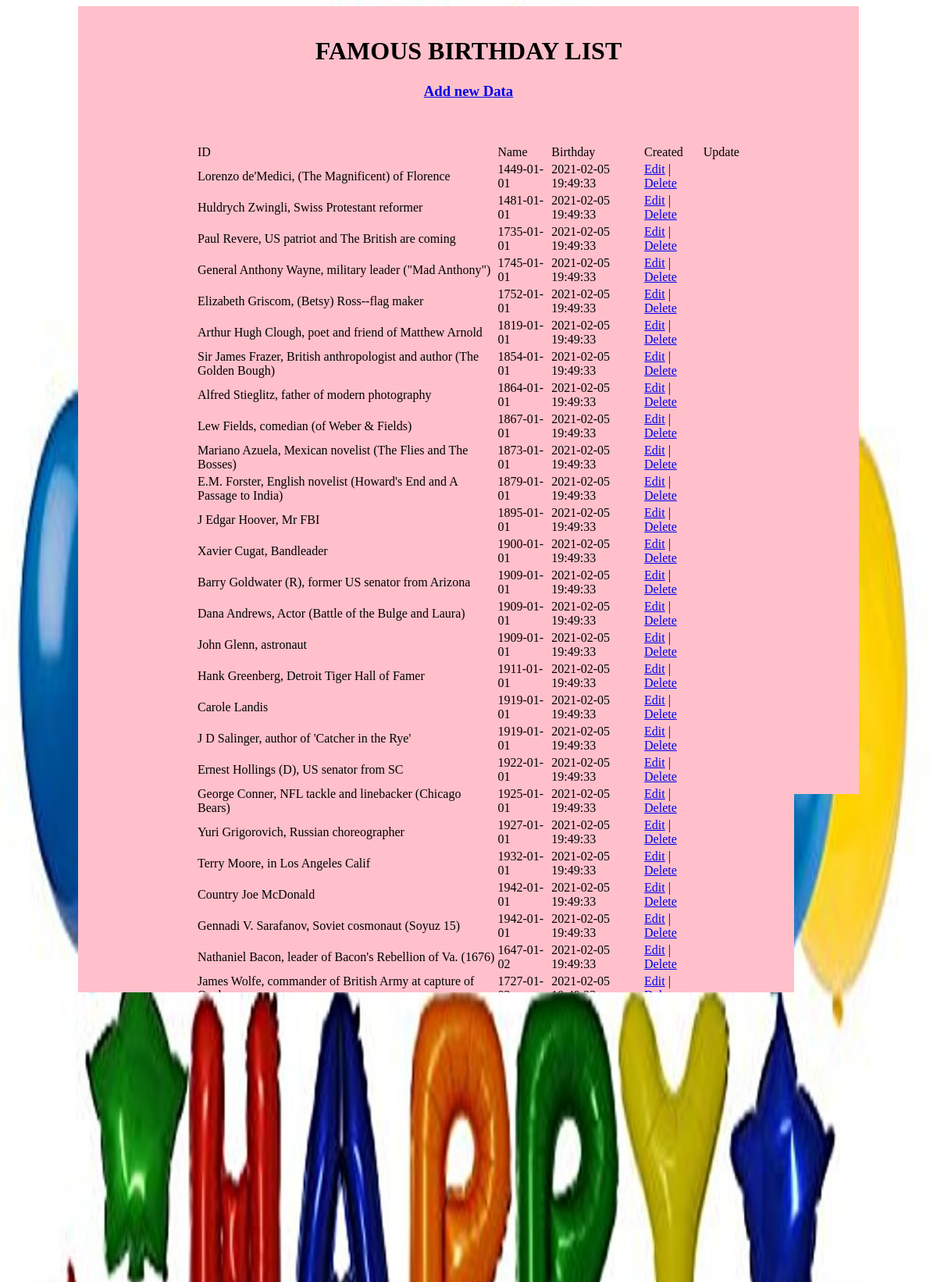
Page /indexfbd.php (upper part) on the committed database.
### tables this page shows
CREATE TABLE IF NOT EXISTS `birthdays` (
  `ID` smallint(5) unsigned NOT NULL auto_increment,
  `birthday` date NOT NULL default '0000-00-00',
  `Name` varchar(255) NOT NULL,
  `created_at` DATETIME NOT NULL DEFAULT CURRENT_TIMESTAMP,
  PRIMARY KEY  (`ID`)
);

### indexfbd.php (the view, shortened to what this page needs)
<?php
	include_once("config.php");
	$result = mysqli_query($mysqli, "SELECT * FROM birthdays");
?>
<!DOCTYPE html>
<html lang="en">
<head>
    <link id="theme-style" rel="stylesheet" href="css/Style.css">
</head>
<body style="background-image: url('image/indexfbdbg.jpeg'); background-repeat: no-repeat; background-attachment: fixed; background-size: 100% 100%;">
<div class="container mx-auto rounded pl-5 pr-5 pt-5 pb-5 ml-5 mr-5 mb-5 mt-5" style="background-color: pink;"><br>
<h1><?php echo "FAMOUS BIRTHDAY LIST"; ?></h1>
	<h3><a href="add.html">Add new Data</a></h3><br/><br/>
    <table>
		<tr>
			<td class="pl-2">ID </td>
			<td class="pl-2">Name </td>
			<td class="pl-4">Birthday </td>
			<td class="pl-5">Created</td>
			<td class="pl-5">Update</td>
		</tr>
</div>
        <?php
while( $res = mysqli_fetch_array($result)){
    echo "<tr>";
    echo "<td>".$res['Name']."</td>";
    echo "<td>".$res['birthday']."</td>";
    echo "<td>".$res['created_at']."</td>";
    echo "<td><a href=\"edit.php?id=$res[ID]\">Edit</a> | <a href=\"delete.php?id=$res[ID]\" onClick=\"return confirm('Are you sure you want to delete this record?')\">Delete</a></td>";
    echo "</tr>";
}
?>
	</table><br><br>
</body>
</html>

### css/Style.css (style rules this page uses)
body { margin-right : 100px; margin-left : 100px; }
h1 { text-align: center; }
h3 { text-align : center; }
table { margin-right : 150px; margin-left : 150px; }

### rows in the picture
birthdays: Name "Lorenzo de'Medici, (The Magnificent) of Florence", birthday "1449-01-01", created_at "2021-02-05 19:49:33"
birthdays: Name "Huldrych Zwingli, Swiss Protestant reformer", birthday "1481-01-01", created_at "2021-02-05 19:49:33"
birthdays: Name "Paul Revere, US patriot and The British are coming", birthday "1735-01-01", created_at "2021-02-05 19:49:33"
birthdays: Name "General Anthony Wayne, military leader (\"Mad Anthony\")", birthday "1745-01-01", created_at "2021-02-05 19:49:33"
birthdays: Name "Elizabeth Griscom, (Betsy) Ross--flag maker", birthday "1752-01-01", created_at "2021-02-05 19:49:33"
birthdays: Name "Arthur Hugh Clough, poet and friend of Matthew Arnold", birthday "1819-01-01", created_at "2021-02-05 19:49:33"
birthdays: Name "Sir James Frazer, British anthropologist and author (The Golden Bough)", birthday "1854-01-01", created_at "2021-02-05 19:49:33"
birthdays: Name "Alfred Stieglitz, father of modern photography", birthday "1864-01-01", created_at "2021-02-05 19:49:33"
birthdays: Name "Lew Fields, comedian (of Weber & Fields)", birthday "1867-01-01", created_at "2021-02-05 19:49:33"
birthdays: Name "Mariano Azuela, Mexican novelist (The Flies and The Bosses)", birthday "1873-01-01", created_at "2021-02-05 19:49:33"
birthdays: Name "E.M. Forster, English novelist (Howard's End and A Passage to India)", birthday "1879-01-01", created_at "2021-02-05 19:49:33"
birthdays: Name "J Edgar Hoover, Mr FBI", birthday "1895-01-01", created_at "2021-02-05 19:49:33"
birthdays: Name "Xavier Cugat, Bandleader", birthday "1900-01-01", created_at "2021-02-05 19:49:33"
birthdays: Name "Barry Goldwater (R), former US senator from Arizona", birthday "1909-01-01", created_at "2021-02-05 19:49:33"
birthdays: Name "Dana Andrews, Actor (Battle of the Bulge and Laura)", birthday "1909-01-01", created_at "2021-02-05 19:49:33"
birthdays: Name "John Glenn, astronaut", birthday "1909-01-01", created_at "2021-02-05 19:49:33"
birthdays: Name "Hank Greenberg, Detroit Tiger Hall of Famer", birthday "1911-01-01", created_at "2021-02-05 19:49:33"
birthdays: Name "Carole Landis", birthday "1919-01-01", created_at "2021-02-05 19:49:33"
birthdays: Name "J D Salinger, author of 'Catcher in the Rye'", birthday "1919-01-01", created_at "2021-02-05 19:49:33"
birthdays: Name "Ernest Hollings (D), US senator from SC", birthday "1922-01-01", created_at "2021-02-05 19:49:33"
birthdays: Name "George Conner, NFL tackle and linebacker (Chicago Bears)", birthday "1925-01-01", created_at "2021-02-05 19:49:33"
birthdays: Name "Yuri Grigorovich, Russian choreographer", birthday "1927-01-01", created_at "2021-02-05 19:49:33"
birthdays: Name "Terry Moore, in Los Angeles Calif", birthday "1932-01-01", created_at "2021-02-05 19:49:33"
birthdays: Name "Country Joe McDonald", birthday "1942-01-01", created_at "2021-02-05 19:49:33"
birthdays: Name "Gennadi V. Sarafanov, Soviet cosmonaut (Soyuz 15)", birthday "1942-01-01", created_at "2021-02-05 19:49:33"
birthdays: Name "Nathaniel Bacon, leader of Bacon's Rebellion of Va. (1676)", birthday "1647-01-02", created_at "2021-02-05 19:49:33"
birthdays: Name "James Wolfe, commander of British Army at capture of Quebec", birthday "1727-01-02", created_at "2021-02-05 19:49:33"
birthdays: Name "Helen Herron Taft, 1st lady", birthday "1861-01-02", created_at "2021-02-05 19:49:33"
birthdays: Name "Lucia Zarate, became lightest known adult human (2.1 kg at 17)", birthday "1863-01-02", created_at "2021-02-05 19:49:33"
birthdays: Name "Isaac Asimov, scientist-writer", birthday "1920-01-02", created_at "2021-02-05 19:49:33"
birthdays: Name "Renata Tebaldi, lyric soprano", birthday "1922-01-02", created_at "2021-02-05 19:49:33"
birthdays: Name "Gino Marchetti, NFL defensive end (Dallas Texans and Baltimore Colts)", birthday "1927-01-02", created_at "2021-02-05 19:49:33"
birthdays: Name "Richard Belmont Ray, Democrat-Georgia", birthday "1927-01-02", created_at "2021-02-05 19:49:33"
birthdays: Name "Roger Miller, singer (King of the Road)", birthday "1936-01-02", created_at "2021-02-05 19:49:33"
birthdays: Name "Cicero, Roman statesman", birthday "0106-01-03", created_at "2021-02-05 19:49:33"
birthdays: Name "Juan Cabrillo, discoverer of California", birthday "1543-01-03", created_at "2021-02-05 19:49:33"
